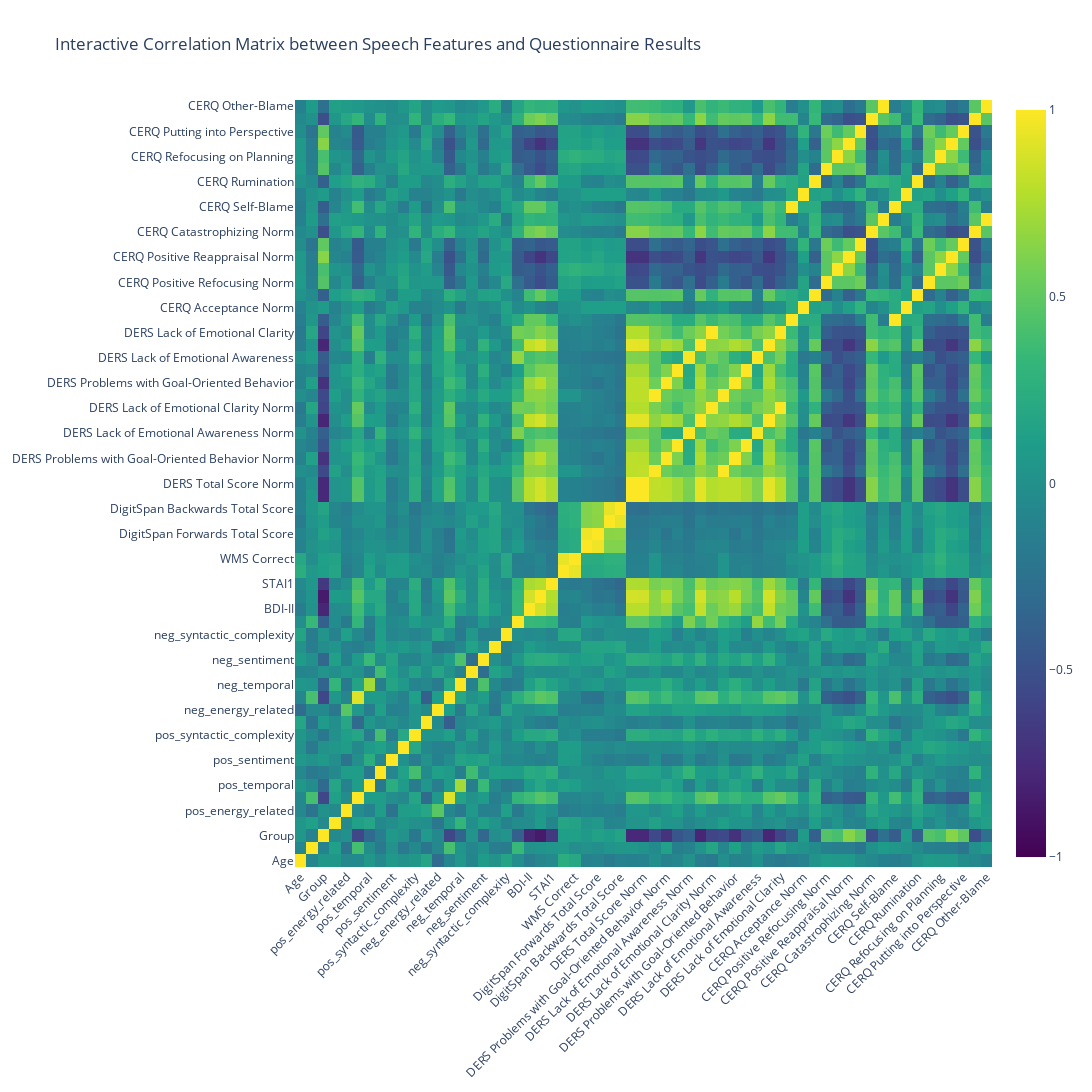

Notebook code cell kept with this figure:
### Code cell
# Exclude some columns from the correlation matrix
columns_to_exclude = ['TM Practice B', 'TM Practice A']  
analysis_df_filtered = analysis_df.drop(columns=columns_to_exclude)

# Compute the correlation matrix
correlation_matrix = analysis_df_filtered.corr()

# Create a mask for the upper triangle
mask = np.triu(np.ones_like(correlation_matrix, dtype=bool))

# Plot the correlation matrix using a heatmap
plt.figure(figsize=(15, 10))
sns.heatmap(correlation_matrix, mask = mask, annot=False, fmt=".2f", cmap="coolwarm", cbar=True)
plt.title('Correlation Matrix between Speech Features and Questionnaire Results')
plt.xticks(rotation=45, ha='right')
plt.yticks(rotation=0)
plt.show()

# Plot interactive heatmap using plotly.graph_objects
fig = go.Figure(data=go.Heatmap(
    z=correlation_matrix.to_numpy(),
    x=correlation_matrix.columns.tolist(),
    y=correlation_matrix.index.tolist(),
    colorscale='Viridis',
    zmin=-1, zmax=1,
    showscale=True
))

fig.update_layout(
    title='Interactive Correlation Matrix between Speech Features and Questionnaire Results',
    xaxis=dict(tickangle=-45),
    yaxis=dict(tickangle=0),
    autosize=False,
    width=1500,
    height=1500
)

fig.show()
fig.write_html("W:/Fmri_Forschung/Allerlei/JuliaS/GitHub/SubliminalVideoPriming/plots/speech_questinnaire_correlations_interactive.html")

# Calculate the correlation matrix and the corresponding p-values matrix
def calculate_correlations(df):
    correlations = df.corr()
    p_values = df.corr(method=lambda x, y: pearsonr(x, y)[1]) - np.eye(*correlations.shape)
    return correlations, p_values

correlation_matrix, p_values = calculate_correlations(analysis_df_filtered)

# Apply Bonferroni correction
alpha = 0.05
num_tests = p_values.size
bonferroni_threshold = alpha / num_tests

# Print the information for Bonferroni correction
print(f"Number of comparisons corrected for Bonferroni: {num_tests}")
print(f"Bonferroni correction threshold: {bonferroni_threshold}")

# Create a mask for significant correlations
significant_mask = (p_values < bonferroni_threshold)

# Mask insignificant correlations in the correlation matrix
significant_correlations = correlation_matrix.where(significant_mask)

# Create a mask for the upper triangle
mask = np.triu(np.ones_like(significant_correlations, dtype=bool))

# Plot the significant correlations using a heatmap
plt.figure(figsize=(20, 15))
sns.heatmap(significant_correlations, mask=mask, annot=False, fmt=".2f", cmap="coolwarm", cbar=True)
plt.title('Significant Correlations (Bonferroni-corrected) between Speech Features and Questionnaire Results', fontsize=16)
plt.xticks(rotation=45, ha='right', fontsize=12)
plt.yticks(fontsize=12)
plt.show()

# Extract significant correlations
significant_pairs = []

for row in range(correlation_matrix.shape[0]):
    for col in range(row+1, correlation_matrix.shape[1]):
        if p_values.iloc[row, col] < bonferroni_threshold:
            significant_pairs.append({
                'Variable1': correlation_matrix.index[row],
                'Variable2': correlation_matrix.columns[col],
                'Correlation': correlation_matrix.iloc[row, col],
                'P-Value': p_values.iloc[row, col]
            })

significant_pairs_df = pd.DataFrame(significant_pairs)

# Save the significant correlations to a CSV file
significant_pairs_df.to_csv('W:/Fmri_Forschung/Allerlei/JuliaS/GitHub/SubliminalVideoPriming/data/speech/speech_questionnaire_correlation_corrected.csv', index=False)

### Figure 1 — Plotly figure (JSON) as saved in the notebook; plotly's stock layout.template omitted (floating-point values rounded to 4 significant figures; data arrays with more than 128 entries replaced by an {"elided": "..."} marker saying what was removed)
{"data": [{"colorscale": [[0, "#440154"], [0.1111, "#482878"], [0.2222, "#3e4989"], [0.3333, "#31688e"], [0.4444, "#26828e"], [0.5556, "#1f9e89"], [0.6667, "#35b779"], [0.7778, "#6ece58"], [0.8889, "#b5de2b"], [1, "#fde725"]], "showscale": true, "type": "heatmap", "x": ["Age", "Sex", "Group", "pos_frequency_related", "pos_energy_related", "pos_spectral_balance", "pos_temporal", "pos_lexical_richness", "pos_sentiment", "pos_word_types", "pos_syntactic_complexity", "neg_frequency_related", "neg_energy_related", "neg_spectral_balance", "neg_temporal", "neg_lexical_richness", "neg_sentiment", "neg_word_types", "neg_syntactic_complexity", "BVAQ", "BDI-II", "STAI2", "STAI1", "WMS Correct Norm", "WMS Correct", "DigitSpan Forwards Span", "DigitSpan Forwards Total Score", "DigitSpan Backwards Span", "DigitSpan Backwards Total Score", "DERS Total Score", "DERS Total Score Norm", "DERS Non-Acceptance of Emotional Reactions Norm", "DERS Problems with Goal-Oriented Behavior Norm", "DERS Impulse Control Problems Norm", "DERS Lack of Emotional Awareness Norm", "DERS Limited Access to Emotion Regulation Strategies Norm", "DERS Lack of Emotional Clarity Norm", "DERS Non-Acceptance of Emotional Reactions", "DERS Problems with Goal-Oriented Behavior", "DERS Impulse Control Problems", "DERS Lack of Emotional Awareness", "DERS Limited Access to Emotion Regulation Strategies", "DERS Lack of Emotional Clarity", "CERQ Self-Blame Norm", "CERQ Acceptance Norm", "CERQ Rumination Norm", "CERQ Positive Refocusing Norm", "CERQ Refocusing on Planning Norm", "CERQ Positive Reappraisal Norm", "CERQ Putting into Perspective Norm", "CERQ Catastrophizing Norm", "CERQ Other-Blame Norm", "CERQ Self-Blame", "CERQ Acceptance", "CERQ Rumination", "CERQ Positive Refocusing", "CERQ Refocusing on Planning", "CERQ Positive Reappraisal", "CERQ Putting into Perspective", "CERQ Catastrophizing", "CERQ Other-Blame"], "y": ["Age", "Sex", "Group", "pos_frequency_related", "pos_energy_related", "pos_spectral_balance", "pos_temporal", "pos_lexical_richness", "pos_sentiment", "pos_word_types", "pos_syntactic_complexity", "neg_frequency_related", "neg_energy_related", "neg_spectral_balance", "neg_temporal", "neg_lexical_richness", "neg_sentiment", "neg_word_types", "neg_syntactic_complexity", "BVAQ", "BDI-II", "STAI2", "STAI1", "WMS Correct Norm", "WMS Correct", "DigitSpan Forwards Span", "DigitSpan Forwards Total Score", "DigitSpan Backwards Span", "DigitSpan Backwards Total Score", "DERS Total Score", "DERS Total Score Norm", "DERS Non-Acceptance of Emotional Reactions Norm", "DERS Problems with Goal-Oriented Behavior Norm", "DERS Impulse Control Problems Norm", "DERS Lack of Emotional Awareness Norm", "DERS Limited Access to Emotion Regulation Strategies Norm", "DERS Lack of Emotional Clarity Norm", "DERS Non-Acceptance of Emotional Reactions", "DERS Problems with Goal-Oriented Behavior", "DERS Impulse Control Problems", "DERS Lack of Emotional Awareness", "DERS Limited Access to Emotion Regulation Strategies", "DERS Lack of Emotional Clarity", "CERQ Self-Blame Norm", "CERQ Acceptance Norm", "CERQ Rumination Norm", "CERQ Positive Refocusing Norm", "CERQ Refocusing on Planning Norm", "CERQ Positive Reappraisal Norm", "CERQ Putting into Perspective Norm", "CERQ Catastrophizing Norm", "CERQ Other-Blame Norm", "CERQ Self-Blame", "CERQ Acceptance", "CERQ Rumination", "CERQ Positive Refocusing", "CERQ Refocusing on Planning", "CERQ Positive Reappraisal", "CERQ Putting into Perspective", "CERQ Catastrophizing", "CERQ Other-Blame"], "z": {"elided": "61x61 float values"}, "zmax": 1, "zmin": -1}], "layout": {"autosize": false, "height": 1500, "title": {"text": "Interactive Correlation Matrix between Speech Features and Questionnaire Results"}, "width": 1500, "xaxis": {"tickangle": -45}, "yaxis": {"tickangle": 0}}}
